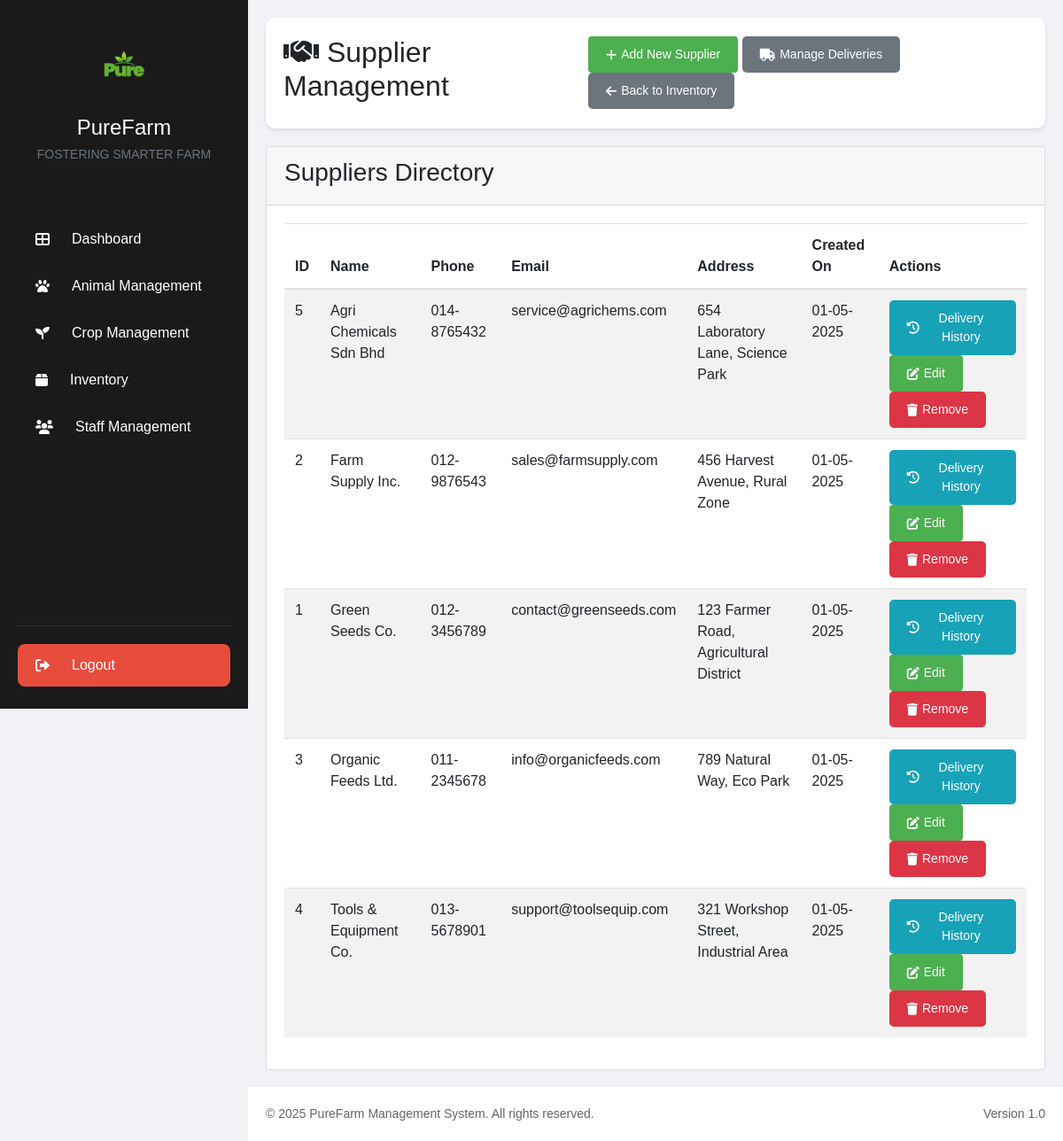
The app's page /supplier_management.php (signed in) with its own data.
### tables this page shows
CREATE TABLE `suppliers` (
  `id` int(11) NOT NULL,
  `name` varchar(100) NOT NULL,
  `phone` varchar(20) DEFAULT NULL,
  `email` varchar(100) DEFAULT NULL,
  `address` text DEFAULT NULL,
  `status` enum('active','inactive') NOT NULL DEFAULT 'active',
  `created_at` timestamp NOT NULL DEFAULT current_timestamp(),
  `updated_at` timestamp NULL DEFAULT NULL ON UPDATE current_timestamp()
);

### supplier_management.php (the view, shortened to what this page needs)
<?php
require_once 'includes/db.php';
$suppliers = [];
try {
    $stmt = $pdo->query("
        SELECT id, name, phone, email, address, status,
               DATE_FORMAT(created_at, '%d-%m-%Y') as formatted_created_at
        FROM suppliers
        WHERE status = 'active'
        ORDER BY name ASC
    ");
    $suppliers = $stmt->fetchAll(PDO::FETCH_ASSOC);
} catch(PDOException $e) {
    error_log("Error fetching suppliers: " . $e->getMessage());
    $error = "An error occurred while retrieving suppliers.";
}
include 'includes/header.php';
?>
<div class="main-content">
    <div class="page-header">
        <h2><i class="fas fa-handshake"></i> Supplier Management</h2>
        <div class="action-buttons">
            <button class="btn btn-primary" data-toggle="modal" data-target="#supplierModal">
                <i class="fas fa-plus"></i> Add New Supplier
            </button>
            <button class="btn btn-secondary" onclick="location.href='manage_deliveries.php'">
                <i class="fas fa-truck"></i> Manage Deliveries
            </button>
            <button class="btn btn-secondary" onclick="location.href='inventory.php'">
                <i class="fas fa-arrow-left"></i> Back to Inventory
            </button>
        </div>
    </div>
    <div class="card">
        <div class="card-header">
            <h3>Suppliers Directory</h3>
        </div>
        <div class="card-body">
            <div class="table-responsive">
                <table class="table table-striped" id="suppliersTable">
                    <thead>
                        <tr>
                            <th>ID</th>
                            <th>Name</th>
                            <th>Phone</th>
                            <th>Email</th>
                            <th>Address</th>
                            <th>Created On</th>
                            <th>Actions</th>
                        </tr>
                    </thead>
                    <tbody>
                        <?php foreach ($suppliers as $supplier): ?>
                            <tr>
                                <td><?php echo htmlspecialchars($supplier['id']); ?></td>
                                <td><?php echo htmlspecialchars($supplier['name']); ?></td>
                                <td><?php echo htmlspecialchars($supplier['phone']); ?></td>
                                <td><?php echo htmlspecialchars($supplier['email']); ?></td>
                                <td><?php echo htmlspecialchars($supplier['address']); ?></td>
                                <td><?php echo htmlspecialchars($supplier['formatted_created_at']); ?></td>
                                <td>
                                    <button class="btn btn-sm btn-info view-delivery-history" data-id="<?php echo $supplier['id']; ?>" data-name="<?php echo htmlspecialchars($supplier['name']); ?>">
                                        <i class="fas fa-history"></i> Delivery History
                                    </button>
                                    <button class="btn btn-sm btn-primary edit-supplier"
                                        data-id="<?php echo $supplier['id']; ?>"
                                        data-name="<?php echo htmlspecialchars($supplier['name']); ?>"
                                        data-phone="<?php echo htmlspecialchars($supplier['phone']); ?>"
                                        data-email="<?php echo htmlspecialchars($supplier['email']); ?>"
                                        data-address="<?php echo htmlspecialchars($supplier['address']); ?>">
                                        <i class="fas fa-edit"></i> Edit
                                    </button>
                                    <a href="?delete=<?php echo $supplier['id']; ?>" class="btn btn-sm btn-danger" onclick="return confirm('Are you sure you want to remove this supplier?')">
                                        <i class="fas fa-trash"></i> Remove
                                    </a>
                                </td>
                            </tr>
                        <?php endforeach; ?>
                    </tbody>
                </table>
            </div>
        </div>
    </div>
</div>
<?php include 'includes/footer.php'; ?>

### assets/css/styles.css (style rules this page uses)
* { margin: 0; padding: 0; box-sizing: border-box; font-family: Arial, sans-serif; }
body { background-color: #f0f2f5; }
.main-content { flex: 1; margin-left: 280px; padding: 20px; }
.page-header { display: flex; justify-content: space-between; align-items: center; margin-bottom: 20px; padding: 20px; background: white; border-radius: 10px; box-shadow: 0 2px 4px rgba(0,0,0,0.1); }
.btn { padding: 10px 20px; border: none; border-radius: 5px; cursor: pointer; font-size: 14px; display: inline-flex; align-items: center; gap: 5px; }
.btn-primary { background: #4CAF50; color: white; }
.btn-secondary { background: #6c757d; color: white; }
.btn-danger { background: #dc3545; color: white; }
.main-content { flex: 1; margin-left: 280px; padding: 20px; padding-bottom: 80px; }
.btn-primary { background: #4CAF50; color: white; border: none; padding: 10px 20px; border-radius: 4px; cursor: pointer; font-size: 14px; transition: background 0.3s ease; }

### records on screen
suppliers: id "5", name "Agri Chemicals Sdn Bhd", phone "014-8765432", email "service@agrichems.com", address "654 Laboratory Lane, Science Park", formatted_created_at "01-05-2025"
suppliers: id "2", name "Farm Supply Inc.", phone "012-9876543", email "sales@farmsupply.com", address "456 Harvest Avenue, Rural Zone", formatted_created_at "01-05-2025"
suppliers: id "1", name "Green Seeds Co.", phone "012-3456789", email "contact@greenseeds.com", address "123 Farmer Road, Agricultural District", formatted_created_at "01-05-2025"
suppliers: id "3", name "Organic Feeds Ltd.", phone "011-2345678", email "info@organicfeeds.com", address "789 Natural Way, Eco Park", formatted_created_at "01-05-2025"
suppliers: id "4", name "Tools & Equipment Co.", phone "013-5678901", email "support@toolsequip.com", address "321 Workshop Street, Industrial Area", formatted_created_at "01-05-2025"
